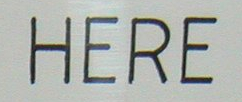
//> input picture data/scenetext_word02.jpg, 242 x 102 px
$ ./textdetection ../../data/scenetext_word02.jpg   (built with g++ and OpenCV 4)
//> lines starting //> are read from the running program, lines starting //| are printed output that depends on the picture
/*
 * textdetection.cpp
 *
 * A demo program of the Extremal Region Filter algorithm described in
 * Neumann L., Matas J.: Real-Time Scene Text Localization and Recognition, CVPR 2012
 *
 * Created on: Sep 23, 2013
 *     Author: Lluis Gomez i Bigorda <lgomez AT cvc.uab.es>
 */

#include  "opencv2/text.hpp"
#include  "opencv2/highgui.hpp"
#include  "opencv2/imgproc.hpp"

#include  <vector>
#include  <iostream>
#include  <iomanip>

using namespace std;
using namespace cv;
using namespace cv::text;

void show_help_and_exit(const char *cmd);
void groups_draw(Mat &src, vector<Rect> &groups);
void er_show(vector<Mat> &channels, vector<vector<ERStat> > &regions);

int main(int argc, const char * argv[])
{
    cout << endl << argv[0] << endl << endl;
    cout << "Demo program of the Extremal Region Filter algorithm described in " << endl;
    cout << "Neumann L., Matas J.: Real-Time Scene Text Localization and Recognition, CVPR 2012" << endl << endl;

    if (argc < 2) show_help_and_exit(argv[0]);

    Mat src = imread(argv[1]);
//> src is the input picture: 102 rows x 242 cols, CV_8UC3; mean B, G, R 172.7, 177.3, 173.4

    // Extract channels to be processed individually
    vector<Mat> channels;
    computeNMChannels(src, channels);
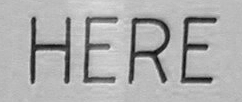
//> channels[0]: 102 rows x 242 cols, CV_8UC1; min 3, max 236, mean 172.7
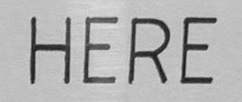
//> channels[1]: 102 rows x 242 cols, CV_8UC1; min 20, max 223, mean 177.3
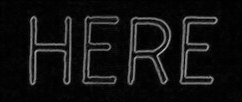
//> channels[4]: 102 rows x 242 cols, CV_8UC1; min 0, max 196, mean 17.9

    int cn = (int)channels.size();
//> cn = 5
    // Append negative channels to detect ER- (bright regions over dark background)
    for (int c = 0; c < cn-1; c++)
        channels.push_back(255-channels[c]);
//> this loop made 4 passes

    // Create ERFilter objects with the 1st and 2nd stage default classifiers
    Ptr<ERFilter> er_filter1 = createERFilterNM1(loadClassifierNM1("../data/trained_classifierNM1.xml"),16,0.00015f,0.13f,0.2f,true,0.1f);
    Ptr<ERFilter> er_filter2 = createERFilterNM2(loadClassifierNM2("../data/trained_classifierNM2.xml"),0.5);

    vector<vector<ERStat> > regions(channels.size());
//> regions = 9 items
    // Apply the default cascade classifier to each independent channel (could be done in parallel)
    cout << "Extracting Class Specific Extremal Regions from " << (int)channels.size() << " channels ..." << endl;
//| Extracting Class Specific Extremal Regions from 9 channels ...
    cout << "    (...) this may take a while (...)" << endl << endl;
    for (int c=0; c<(int)channels.size(); c++)
    {
        er_filter1->run(channels[c], regions[c]);
        er_filter2->run(channels[c], regions[c]);
    }
//> this loop made 9 passes

    // Detect character groups
    cout << "Grouping extracted ERs ... ";
    vector< vector<Vec2i> > region_groups;
    vector<Rect> groups_boxes;
    //erGrouping(src, channels, regions, region_groups, groups_boxes, ERGROUPING_ORIENTATION_HORIZ);
//> (the run ends here: the program stops with an error, at `erGrouping(src, channels, regions, region_groups, groups_boxes, ERGROU..`)
